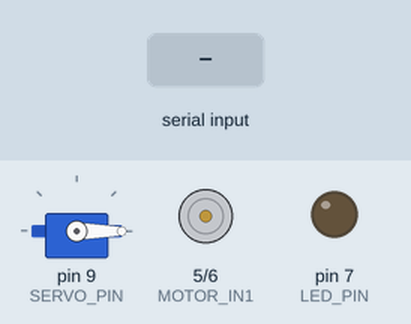
Simulated run of this sketch. Board: Arduino Uno, built with avr-gcc and run on an emulated ATmega328P. On the bench: servo, motor-driver pin pairs drawn as motors (green arrow = first pin HIGH = forward, orange = second pin HIGH = backward, longer = more drive), output pins drawn as LEDs (lit = HIGH). The inputs (shaded band) are chosen by the test bench.

Above: at 1.2 s.
1.3 s: "OPEN\n" received over Serial
At 1.6 s:
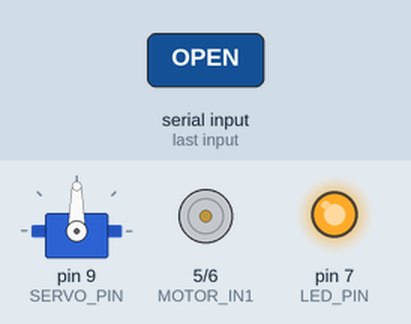
2.8 s: "FAN_ON\n" received over Serial
At 4.0 s:
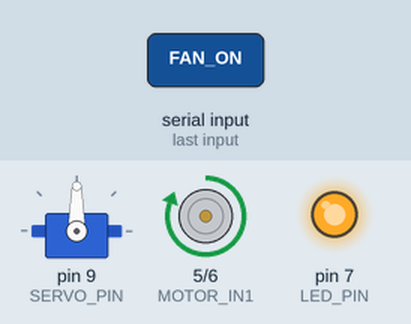
4.3 s: "CLOSE\n" received over Serial
At 5.1 s:
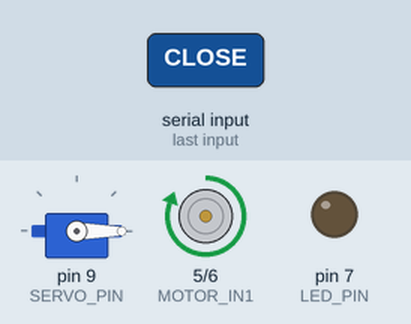
5.8 s: "FAN_OFF\n" received over Serial
At 6.3 s:
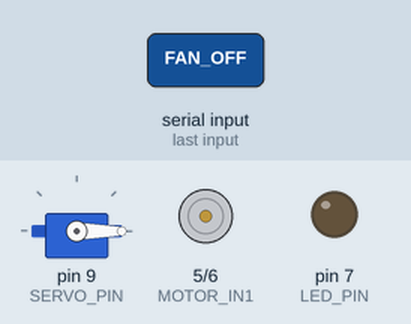
Timing chart, 0 to 8.3 s (numbered marks = the images above; inputs shaded):
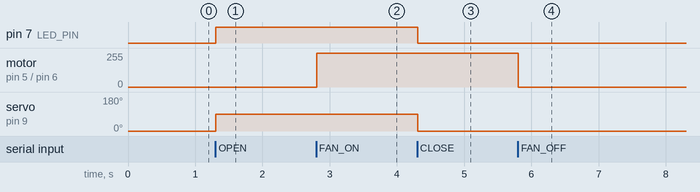

The sketch:

sketch.ino
```cpp
#include <Servo.h>

Servo doorServo;

const int SERVO_PIN = 9;
const int LED_PIN = 7;
const int MOTOR_IN1 = 5;
const int MOTOR_IN2 = 6;

String command = "";

void openDoor()
{
    doorServo.write(90);
    digitalWrite(LED_PIN, HIGH);
}

void closeDoor()
{
    doorServo.write(0);
    digitalWrite(LED_PIN, LOW);
}

void fanOn()
{
    digitalWrite(MOTOR_IN1, HIGH);
    digitalWrite(MOTOR_IN2, LOW);
}

void fanOff()
{
    digitalWrite(MOTOR_IN1, LOW);
    digitalWrite(MOTOR_IN2, LOW);
}

void setup()
{
    Serial.begin(9600);
    doorServo.attach(SERVO_PIN);
    pinMode(LED_PIN, OUTPUT);
    pinMode(MOTOR_IN1, OUTPUT);
    pinMode(MOTOR_IN2, OUTPUT);

    // Safe initial state
    closeDoor();
    fanOff();
    digitalWrite(LED_PIN, LOW);
}

void loop()
{
    if (Serial.available() > 0)
    {
        command = Serial.readStringUntil('\n');
        command.trim();

        if (command == "OPEN")
        {
            openDoor();
        }
        else if (command == "CLOSE")
        {
            closeDoor();
        }
        else if (command == "FAN_ON")
        {
            fanOn();
        }
        else if (command == "FAN_OFF")
        {
            fanOff();
        }
    }
}
```

Measured:
- after the input at 1.3 s, pin 7 (LED_PIN): LOW → HIGH at once; servo on pin 9 (SERVO_PIN): 0° → 90° at once
- after the input at 2.8 s, motor on pin 5 (MOTOR_IN1) / pin 6 (MOTOR_IN2): stopped → forward 255/255 at once
- after the input at 4.3 s, pin 7 (LED_PIN): HIGH → LOW at once; servo on pin 9 (SERVO_PIN): 90° → 0° at once
- after the input at 5.8 s, motor on pin 5 (MOTOR_IN1) / pin 6 (MOTOR_IN2): forward 255/255 → stopped at once
